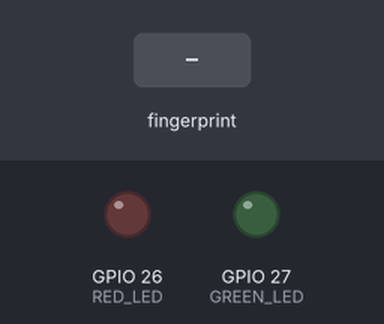
Bench run of a sketch on a simulated ESP32. Parts: output pins drawn as LEDs (lit = HIGH). The test bench sets the inputs (shaded band). WiFi joins after 1.5 s; servers stay silent unless stated; uploads are accepted with an empty reply; the local clock reads 2024-03-15 10:24:30 at power-on unless the sketch sets it; storage starts empty; what the sketch prints to the serial monitor is not drawn.

Above: at 4.7 s.
4.8 s: finger stored as number 1 placed on the sensor
At 6.4 s:
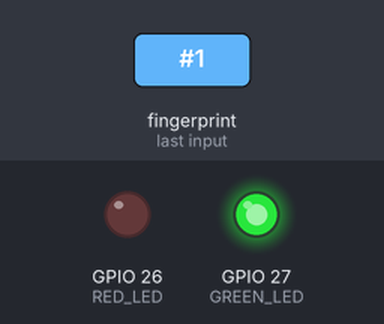
7.8 s: finger stored as number 1 placed on the sensor
At 8.7 s:
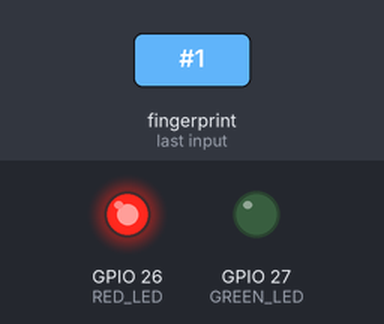
Timing chart, 0 to 11.7 s (numbered marks = the images above; inputs shaded):
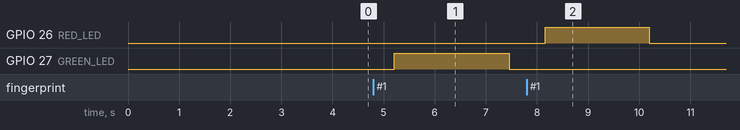

Measured:
- after the input at 4.8 s, GPIO 27 (GREEN_LED): LOW → HIGH after 0.41 s, → LOW 2.3 s later
- after the input at 7.8 s, GPIO 26 (RED_LED): LOW → HIGH after 0.36 s, → LOW 2.0 s later

The sketch:

attendance_system.ino
```cpp
#include <Adafruit_Fingerprint.h>
#include <HardwareSerial.h>
#include <SD.h>
#include <SPI.h>
#include <WiFi.h>
#include <HTTPClient.h>
#include <time.h>

#define FP_RX 16
#define FP_TX 17
#define RED_LED 26
#define GREEN_LED 27
#define SD_CS 5

const char* ssid = "YOUR_WIFI_SSID";
const char* password = "YOUR_WIFI_PASSWORD";
const char* scriptURL = "https://script.google.com/macros/s/YOUR_WEBAPP_ID/exec";

HardwareSerial mySerial(2);
Adafruit_Fingerprint finger = Adafruit_Fingerprint(&mySerial);

unsigned long ledOffTime = 0;

void setup() {
  Serial.begin(115200);
  delay(1000);
  pinMode(RED_LED, OUTPUT);
  pinMode(GREEN_LED, OUTPUT);
  turnOffLEDs();

  mySerial.begin(57600, SERIAL_8N1, FP_RX, FP_TX);
  finger.begin(57600);
  if (finger.verifyPassword()) {
    Serial.println("Sensor OK! Capacity: " + String(finger.capacity));
  } else {
    Serial.println("Sensor not found!");
    while(1);
  }

  SD.begin(SD_CS);
  WiFi.begin(ssid, password);
  while (WiFi.status() != WL_CONNECTED) { delay(500); Serial.print("."); }
  Serial.println("\nWiFi connected");

  configTime(0, 0, "pool.ntp.org");
  Serial.println("\nType 'enroll' to register");
}

void loop() {
  turnOffLEDsIfNeeded();

  if (Serial.available()) {
    String cmd = Serial.readStringUntil('\n');
    cmd.trim();
    if (cmd == "enroll") enrollFingerprint();
  }

  int id = getFingerprintID();
  if (id >= 0) successAction(id);
  else if (id == -1) failAction();

  delay(50);
}

void turnOffLEDs() {
  digitalWrite(RED_LED, LOW);
  digitalWrite(GREEN_LED, LOW);
  ledOffTime = 0;
}

void turnOffLEDsIfNeeded() {
  if (ledOffTime > 0 && millis() > ledOffTime) turnOffLEDs();
}

int getFingerprintID() {
  int p = finger.getImage();
  if (p != FINGERPRINT_OK) return -2;
  p = finger.image2Tz();
  if (p != FINGERPRINT_OK) return -2;
  p = finger.fingerSearch();
  if (p == FINGERPRINT_OK) return finger.fingerID;
  return -1;
}

void successAction(int id) {
  if (alreadySignedToday(id)) {
    digitalWrite(RED_LED, HIGH);
    Serial.println("Already signed in today!");
    ledOffTime = millis() + 2000;
    return;
  }

  digitalWrite(GREEN_LED, HIGH);
  String name = getNameFromSD(id);
  String ts = getTimestamp();
  Serial.printf("Success: %s (ID %d)\n", name.c_str(), id);
  logToSD(id, name, ts, "Present");
  sendToGoogleSheets(id, name, ts, "Present");
  ledOffTime = millis() + 2000;
}

bool alreadySignedToday(int id) {
  File file = SD.open("/attendance.csv");
  if (!file) return false;
  String today = getTimestamp().substring(0, 10);
  while (file.available()) {
    String line = file.readStringUntil('\n');
    if (line.indexOf(String(id)) != -1 && line.indexOf(today) != -1) {
      file.close();
      return true;
    }
  }
  file.close();
  return false;
}

void failAction() {
  digitalWrite(RED_LED, HIGH);
  Serial.println("No match");
  ledOffTime = millis() + 1500;
}

void enrollFingerprint() {
  Serial.println("=== New User Enrollment ===");
  Serial.println("Enter ID (1-64):");
  while (!Serial.available()) delay(10);
  int id = Serial.parseInt();
  if (id < 1 || id > 64) {
    Serial.println("Invalid ID!");
    return;
  }

  Serial.print("Enrolling ID #"); Serial.println(id);
  Serial.println("Place finger...");
  while (finger.getImage() != FINGERPRINT_OK) delay(50);
  finger.image2Tz(1);

  Serial.println("Remove finger");
  delay(2000);
  Serial.println("Place same finger again...");
  while (finger.getImage() != FINGERPRINT_OK) delay(50);
  finger.image2Tz(2);

  if (finger.createModel() == FINGERPRINT_OK && finger.storeModel(id) == FINGERPRINT_OK) {
    Serial.println("Fingerprint OK!");
    Serial.println("Enter Full Name and press Enter:");
    while (!Serial.available()) delay(10);
    String name = Serial.readStringUntil('\n');
    name.trim();
    if (name.length() == 0) name = "User_" + String(id);
    saveUserToSD(id, name);
    Serial.println("Saved: " + name);
    digitalWrite(GREEN_LED, HIGH);
    delay(1000);
    turnOffLEDs();
  } else {
    Serial.println("Enrollment Failed!");
    digitalWrite(RED_LED, HIGH);
    delay(1000);
    turnOffLEDs();
  }
}

String getTimestamp() {
  time_t now;
  time(&now);
  char buf[30];
  strftime(buf, sizeof(buf), "%Y-%m-%d %H:%M:%S", localtime(&now));
  return String(buf);
}

void logToSD(int id, String name, String ts, String status) {
  File file = SD.open("/attendance.csv", FILE_APPEND);
  if (file) {
    file.printf("%s,%d,%s,%s\n", ts.c_str(), id, name.c_str(), status.c_str());
    file.close();
  }
}

void saveUserToSD(int id, String name) {
  File file = SD.open("/users.csv", FILE_APPEND);
  if (file) {
    file.printf("%d,%s\n", id, name.c_str());
    file.close();
  }
}

String getNameFromSD(int id) {
  File file = SD.open("/users.csv");
  if (!file) return "Unknown";
  while (file.available()) {
    String line = file.readStringUntil('\n');
    int comma = line.indexOf(',');
    if (comma > 0 && line.substring(0, comma).toInt() == id) {
      String n = line.substring(comma + 1);
      file.close();
      return n;
    }
  }
  file.close();
  return "Unknown";
}

void sendToGoogleSheets(int id, String name, String ts, String status) {
  if (WiFi.status() == WL_CONNECTED) {
    HTTPClient http;
    http.begin(scriptURL);
    http.addHeader("Content-Type", "application/json");
    String json = "{\"id\":" + String(id) + ",\"name\":\"" + name + "\",\"timestamp\":\"" + ts + "\",\"status\":\"" + status + "\"}";
    http.POST(json);
    http.end();
  }
}
```
